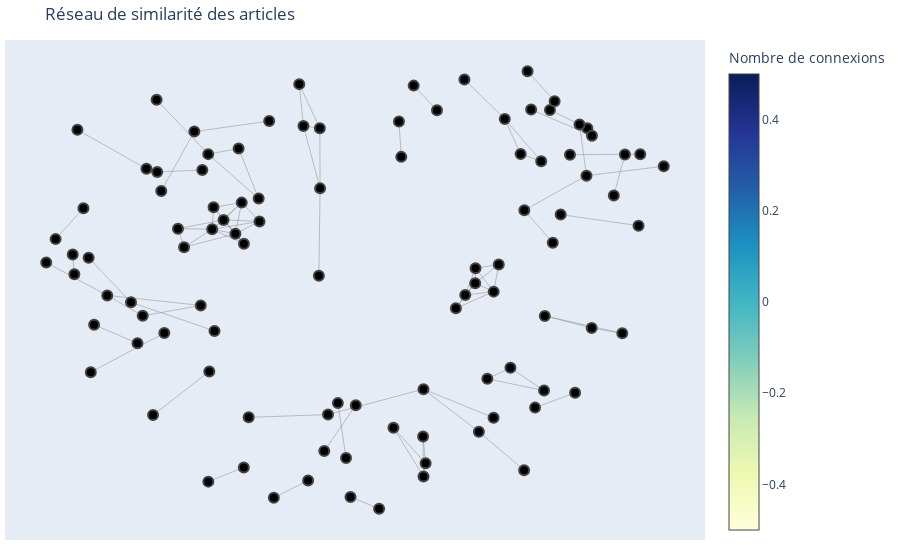

Notebook cell for this chart:
### Code cell
# Création du graphe depuis le dataframe
G = nx.from_pandas_edgelist(df_sub, 'source_url', 'target_url', ['similarity_score'])

# Position des nœuds
pos = nx.spring_layout(G, k=0.15, iterations=20)

# Arêtes
edge_x, edge_y = [], []
for edge in G.edges():
    x0, y0 = pos[edge[0]]
    x1, y1 = pos[edge[1]]
    edge_x.extend([x0, x1, None])
    edge_y.extend([y0, y1, None])

edge_trace = go.Scatter(
    x=edge_x, y=edge_y,
    line=dict(width=0.5, color='#888'),
    hoverinfo='none',
    mode='lines')

# Nœuds
node_x, node_y, node_text = [], [], []
for node in G.nodes():
    x, y = pos[node]
    node_x.append(x)
    node_y.append(y)
    node_text.append(node)  # ici tu peux personnaliser le texte affiché

node_trace = go.Scatter(
    x=node_x, y=node_y,
    mode='markers',
    hoverinfo='text',
    text=node_text,
    marker=dict(
        showscale=True,
        colorscale='YlGnBu',
        color=[],
        size=10,
        colorbar=dict(title='Nombre de connexions'),
        line_width=2))

fig = go.Figure(data=[edge_trace, node_trace],
                layout=go.Layout(
                    title='Réseau de similarité des articles',
                    showlegend=False,
                    hovermode='closest',
                    margin=dict(b=20,l=5,r=5,t=40),
                    xaxis=dict(showgrid=False, zeroline=False, showticklabels=False),
                    yaxis=dict(showgrid=False, zeroline=False, showticklabels=False))
               )

fig.show()

### Figure 1 — Plotly figure (JSON) as saved in the notebook; plotly's stock layout.template omitted (floating-point values rounded to 4 significant figures; data arrays with more than 128 entries replaced by an {"elided": "..."} marker saying what was removed)
{"data": [{"hoverinfo": "none", "line": {"color": "#888", "width": 0.5}, "mode": "lines", "type": "scatter", "x": {"elided": "288 float values"}, "y": {"elided": "288 float values"}}, {"hoverinfo": "text", "marker": {"color": [], "colorbar": {"title": {"text": "Nombre de connexions"}}, "colorscale": [[0, "rgb(255,255,217)"], [0.125, "rgb(237,248,177)"], [0.25, "rgb(199,233,180)"], [0.375, "rgb(127,205,187)"], [0.5, "rgb(65,182,196)"], [0.625, "rgb(29,145,192)"], [0.75, "rgb(34,94,168)"], [0.875, "rgb(37,52,148)"], [1, "rgb(8,29,88)"]], "line": {"width": 2}, "showscale": true, "size": 10}, "mode": "markers", "text": ["https://www.droit-compta-gestion.fr/publiredactionnel/que-faut-il-savoir-sur-la-reglementation-de-la-facturation-electronique-en-france/", "https://www.droit-compta-gestion.fr/comptabilite/documents-comptables/report-sine-die-de-la-facturation-electronique-en-france/", "https://www.droit-compta-gestion.fr/relations-professionnelles/rh-pourquoi-se-former-en-anglais-professionnel/", "https://www.droit-compta-gestion.fr/relations-professionnelles/pourquoi-et-comment-apprendre-langlais-des-affaires-pour-optimiser-sa-reconversion/", "https://www.droit-compta-gestion.fr/publiredactionnel/bts-cg-en-ligne-une-formation-adaptee-a-votre-vie/", "https://www.droit-compta-gestion.fr/droit/droit-social/formation-professionnelle/quels-sont-les-atouts-dun-bts-comptabilite-gestion-en-2024/", "https://www.droit-compta-gestion.fr/publiredactionnel/franchise-event-2024-le-rendez-vous-incontournable-des-entrepreneurs-a-rennes/", "https://www.droit-compta-gestion.fr/publiredactionnel/bfmed-2024-enseignes-et-porteurs-de-projets-reunis-a-marseille/", "https://www.droit-compta-gestion.fr/publiredactionnel/franchise-expo-paris-2023-un-evenement-cle-pour-les-entrepreneurs-en-quete-dinformations-et-dopportunites/", "https://www.droit-compta-gestion.fr/relations-professionnelles/limportance-dun-avocat-en-droit-des-affaires-a-chambery-pour-la-prosperite-de-votre-entreprise/", "https://www.droit-compta-gestion.fr/publiredactionnel/les-avantages-de-travailler-avec-un-avocat-en-droit-des-societes-a-versailles/", "https://www.droit-compta-gestion.fr/editorial/eau-potable-a-mayotte-en-attendant-les-jo/", "https://www.droit-compta-gestion.fr/economie/economie-contemporaine/cocorico-baignade-dans-la-seine-impossible-nest-pas-francais/", "https://www.droit-compta-gestion.fr/systemes-information-gestion/logiciels/crm/crm-et-rgpd-comment-etre-certain-detre-en-regle/", "https://www.droit-compta-gestion.fr/droit/droit-numerique/pourquoi-laudit-rgpd-est-il-essentiel-pour-les-entreprises/", "https://www.droit-compta-gestion.fr/publiredactionnel/comment-se-mettre-en-conformite-avec-le-rgpd/", "https://www.droit-compta-gestion.fr/droit/droit-social/la-relation-collective-de-travail/les-instances-representatives-du-personnel/defis-dun-membre-du-cse-la-double-casquette/", "https://www.droit-compta-gestion.fr/droit/droit-social/la-relation-collective-de-travail/les-instances-representatives-du-personnel/gestion-du-cse-quelles-sont-les-bonnes-pratiques-a-adopter/", "https://www.droit-compta-gestion.fr/droit/droit-social/la-relation-collective-de-travail/les-instances-representatives-du-personnel/les-missions-du-comite-social-et-economique-cse/", "https://www.droit-compta-gestion.fr/droit/droit-social/la-relation-collective-de-travail/les-instances-representatives-du-personnel/comment-moderniser-la-gestion-dun-conseil-social-et-economique/", "https://www.droit-compta-gestion.fr/relations-professionnelles/trouver-son-expert-comptable-mode-emploi/", "https://www.droit-compta-gestion.fr/comptabilite/expert-comptable-en-ligne-benefices-et-specificites-pour-les-entreprises/", "https://www.droit-compta-gestion.fr/comptabilite/comment-choisir-un-bon-expert-comptable-a-nantes/", "https://www.droit-compta-gestion.fr/economie/economie-contemporaine/lavenir-de-lentrepreneuriat-se-dessine-en-franchise/", "https://www.droit-compta-gestion.fr/management/la-theorie-des-organisations/les-theories-contractuelles/les-couts-de-transaction-selon-lanalyse-de-coase-et-williamson/", "https://www.droit-compta-gestion.fr/controle-de-gestion/la-methode-des-couts-complets/les-limites-de-la-methode-des-couts-complets/", "https://www.droit-compta-gestion.fr/comptabilite/comptabilisation-elements-actifs/inventaire-des-immobilisations-comment-eviter-les-pertes-de-temps-inutiles/", "https://www.droit-compta-gestion.fr/publiredactionnel/application-dinventaire-comment-cette-solution-reinvente-la-gestion-des-stocks/", "https://www.droit-compta-gestion.fr/droit/quel-est-linteret-de-recourir-aux-services-dun-avocat-exces-de-vitesse/", "https://www.droit-compta-gestion.fr/droit/5-excellentes-raisons-de-faire-appel-a-un-avocat-en-dommage-corporel/", "https://www.droit-compta-gestion.fr/finance/la-valeur/la-valeur-et-le-risque/evaluer-un-portefeuille-dinvestissements-avec-le-medaf/", "https://www.droit-compta-gestion.fr/finance/la-valeur/la-valeur-et-le-risque/modele-du-medaf/", "https://www.droit-compta-gestion.fr/finance/la-valeur/la-valeur-et-le-risque/mesure-du-risque-et-de-la-rentabilite-portefeuille-actifs/", "https://www.droit-compta-gestion.fr/economie/energie/limites-de-lenergie-solaire-cout-environnement-variabilite/", "https://www.droit-compta-gestion.fr/economie/energie/energie-solaire-historique-technologies-et-fonctionnement/", "https://www.droit-compta-gestion.fr/economie/energie/avantages-energie-solaire-ecologie-fiabilite-et-economie/", "https://www.droit-compta-gestion.fr/economie/energie/le-fonctionnement-des-eoliennes-et-leurs-composants/", "https://www.droit-compta-gestion.fr/economie/energie/histoire-de-energie-eolienne-du-moulin-a-vent-a-eolienne/", "https://www.droit-compta-gestion.fr/controle-de-gestion/la-methode-des-couts-complets/les-limites-de-la-methode-abc-pour-le-calcul-des-couts-complets/", "https://www.droit-compta-gestion.fr/controle-de-gestion/la-methode-des-couts-complets/la-methode-abc-ou-les-couts-complets-bases-sur-les-activites/", "https://www.droit-compta-gestion.fr/controle-de-gestion/la-methode-des-couts-complets/les-avantages-de-la-methode-abc-pour-le-calcul-des-couts/", "https://www.droit-compta-gestion.fr/economie/energie/les-avantages-de-l-hydroelectricite-une-energie-propre-et-stable/", "https://www.droit-compta-gestion.fr/economie/energie/historique-energie-musculaire-source-primitive-energie/", "https://www.droit-compta-gestion.fr/economie/energie/energie-hydraulique-une-source-denergie-renouvelable-cle/", "https://www.droit-compta-gestion.fr/economie/energie/les-limites-de-lenergie-musculaire-en-tant-que-source-denergie/", "https://www.droit-compta-gestion.fr/controle-de-gestion/mathematiques-de-gestion/statistiques/applications-de-la-methode-des-moindres-carres/", "https://www.droit-compta-gestion.fr/controle-de-gestion/mathematiques-de-gestion/statistiques/les-limites-de-la-methode-des-moindres-carres/", "https://www.droit-compta-gestion.fr/management/la-theorie-des-organisations/le-concept-dapprentissage-applique-a-lorganisation/apprentissage-organisationnel-definition-selon-argyris-schon/", "https://www.droit-compta-gestion.fr/management/la-theorie-des-organisations/le-concept-dapprentissage-applique-a-lorganisation/definition-de-lapprentissage-organisationnel-selon-gerard-koenig/", "https://www.droit-compta-gestion.fr/comptabilite/comptabilisation-elements-actifs/les-immobilisations/comptabilisation-immobilisation-produite/", "https://www.droit-compta-gestion.fr/comptabilite/comptabilisation-elements-actifs/les-immobilisations/comptabilisation-immobilisation-par-composants/", "https://www.droit-compta-gestion.fr/comptabilite/comptabilisation-des-charges-et-des-produits/comptabilisation-des-operations-achat-et-de-vente-de-services/", "https://www.droit-compta-gestion.fr/comptabilite/comptabilisation-des-charges-et-des-produits/comptabilisation-des-operations-achat-et-de-vente-de-biens/", "https://www.droit-compta-gestion.fr/systemes-information-gestion/le-systeme-dinformation/le-systeme-information-si/", "https://www.droit-compta-gestion.fr/systemes-information-gestion/le-systeme-dinformation/systeme-information-si-urbanise-urbanisation-kezaco/", "https://www.droit-compta-gestion.fr/economie/developpement-durable/macf-enfin-vers-une-taxe-carbone-europeenne/", "https://www.droit-compta-gestion.fr/economie/processus-integration-regionale/avantages-union-europeenne/", "https://www.droit-compta-gestion.fr/economie/processus-integration-regionale/integration-regionale-exemple-europeen-les-institutions-europeennes/", "https://www.droit-compta-gestion.fr/droit/droit-social/la-relation-individuelle-de-travail/regles-communes-aux-contrats-de-travail/le-cadre-juridique-des-conges-payes-duree-et-periode-de-reference/", "https://www.droit-compta-gestion.fr/droit/droit-social/la-relation-individuelle-de-travail/regles-communes-aux-contrats-de-travail/conges-dete-obligatoires-ou-non-voici-les-regles-a-respecter/", "https://www.droit-compta-gestion.fr/droit/droit-social/la-relation-individuelle-de-travail/regles-communes-aux-contrats-de-travail/la-prise-des-conges-payes/", "https://www.droit-compta-gestion.fr/droit/droit-social/la-relation-individuelle-de-travail/regles-communes-aux-contrats-de-travail/calcul-de-lindemnite-de-conges-payes-maintien-de-salaire-ou-dixieme/", "https://www.droit-compta-gestion.fr/droit/droit-des-societes/societes-mixtes/sarl-societes-mixtes/sarl-quelles-sont-ses-principales-caracteristiques/", "https://www.droit-compta-gestion.fr/droit/droit-des-societes/societes-mixtes/sarl-societes-mixtes/comment-creer-une-sarl/", "https://www.droit-compta-gestion.fr/droit/droit-social/la-relation-collective-de-travail/les-conflits-collectifs/les-consequences-de-la-greve/", "https://www.droit-compta-gestion.fr/droit/droit-social/la-relation-collective-de-travail/les-conflits-collectifs/formes-de-greve-lesquelles-sont-licites/", "https://www.droit-compta-gestion.fr/droit/droit-social/la-relation-collective-de-travail/les-instances-representatives-du-personnel/cse-le-droit-dalerte-en-cas-de-danger-grave-et-imminent/", "https://www.droit-compta-gestion.fr/droit/droit-social/la-relation-individuelle-de-travail/le-droit-de-retrait-du-salarie-face-a-un-danger-grave-et-imminent/", "https://www.droit-compta-gestion.fr/droit/droit-social/la-relation-collective-de-travail/les-conflits-collectifs/droit-de-greve-en-france-historique/", "https://www.droit-compta-gestion.fr/droit/droit-social/la-relation-individuelle-de-travail/la-rupture-du-contrat-de-travail/la-demission-procedure-et-consequences/", "https://www.droit-compta-gestion.fr/droit/droit-social/la-relation-individuelle-de-travail/la-rupture-du-contrat-de-travail/la-prise-dacte-de-la-rupture-du-contrat-de-travail-par-le-salarie/", "https://www.droit-compta-gestion.fr/droit/droit-social/la-relation-collective-de-travail/les-instances-representatives-du-personnel/formation-cse-quels-droits-pour-ses-membres/", "https://www.droit-compta-gestion.fr/droit/droit-des-societes/societes-civiles/domiciliation-sci-tout-savoir-en-moins-de-3-minutes/", "https://www.droit-compta-gestion.fr/droit/droit-des-societes/droit-commun-des-societes/la-domiciliation-entreprise-bien-plus-que-adresse/", "https://www.droit-compta-gestion.fr/droit/droit-des-societes/peut-on-domicilier-le-siege-de-son-entreprise-ou-de-son-association-chez-soi/", "https://www.droit-compta-gestion.fr/droit/droit-des-societes/societes-sans-personnalite-juridique/la-societe-en-participation-sep-une-societe-sans-personnalite-juridique/", "https://www.droit-compta-gestion.fr/droit/droit-des-societes/droit-commun-des-societes/conditions-de-validite-contrat-de-societe/", "https://www.droit-compta-gestion.fr/finance/la-valeur/la-valeur-et-le-risque/risque-de-marche-et-risque-specifique-le-coefficient-%ce%b2/", "https://www.droit-compta-gestion.fr/finance/la-valeur/la-valeur-et-le-risque/la-valeur-et-le-risque/", "https://www.droit-compta-gestion.fr/economie/la-monnaie/monnaie-qui-detient-le-pouvoir-de-la-creation-monetaire/", "https://www.droit-compta-gestion.fr/economie/la-monnaie/la-regulation-de-la-creation-monetaire-par-la-banque-centrale/", "https://www.droit-compta-gestion.fr/economie/la-monnaie/les-formes-de-la-monnaie/", "https://www.droit-compta-gestion.fr/economie/la-monnaie/les-fonctions-de-la-monnaie/", "https://www.droit-compta-gestion.fr/economie/la-micro-economie-du-consommateur/courbe-indifference-du-consommateur-utilite-substitution/", "https://www.droit-compta-gestion.fr/economie/la-micro-economie-du-consommateur/la-fonction-utilite-economique/", "https://www.droit-compta-gestion.fr/economie/inflation-et-deflation/les-politiques-de-lutte-contre-l-inflation/", "https://www.droit-compta-gestion.fr/economie/inflation-et-deflation/facteurs-de-l-inflation/", "https://www.droit-compta-gestion.fr/economie/la-micro-economie-du-consommateur/utilite-economique-selon-les-classiques-et-les-neo-classiques/", "https://www.droit-compta-gestion.fr/economie/la-micro-economie-du-consommateur/mesurer-utilite-economique-cardinale-ordinale/", "https://www.droit-compta-gestion.fr/economie/processus-integration-regionale/exemple-union-europeenne/inconvenients-union-europeenne/", "https://www.droit-compta-gestion.fr/finance/la-valeur/la-valeur-et-le-risque/mesurer-la-rentabilite-et-le-risque-dun-actif-specifique/", "https://www.droit-compta-gestion.fr/droit/droit-social/introduction-au-droit-social/le-controle-de-lapplication-du-droit-du-travail-et-le-contentieux/le-contentieux/organisation-du-conseil-de-prudhommes/", "https://www.droit-compta-gestion.fr/droit/droit-social/introduction-au-droit-social/le-controle-de-lapplication-du-droit-du-travail-et-le-contentieux/le-contentieux/competences-du-conseil-des-prudhommes/", "https://www.droit-compta-gestion.fr/droit/droit-des-societes/societes-mixtes/sarl-societes-mixtes/les-pouvoirs-du-gerant-de-sarl/", "https://www.droit-compta-gestion.fr/droit/droit-des-societes/societes-mixtes/sarl-societes-mixtes/la-cessation-des-fonctions-du-gerant-de-sarl/", "https://www.droit-compta-gestion.fr/droit/droit-des-societes/societes-mixtes/sarl-societes-mixtes/designation-du-gerant-de-sarl/", "https://www.droit-compta-gestion.fr/droit/droit-des-societes/societes-mixtes/sarl-societes-mixtes/la-responsabilite-du-gerant-de-sarl/", "https://www.droit-compta-gestion.fr/droit/droit-des-societes/societes-mixtes/sarl-societes-mixtes/transmission-et-nantissement-de-parts-sociales/", "https://www.droit-compta-gestion.fr/droit/droit-des-societes/societes-mixtes/sarl-societes-mixtes/la-cession-de-parts-sociales-par-lassocie-de-sarl/", "https://www.droit-compta-gestion.fr/droit/droit-des-societes/societes-mixtes/sarl-societes-mixtes/cumul-du-mandat-de-gerant-de-sarl-avec-contrat-de-travail/", "https://www.droit-compta-gestion.fr/droit/droit-des-societes/societes-mixtes/sarl-societes-mixtes/duree-des-fonctions-et-remuneration-du-gerant-de-sarl/"], "type": "scatter", "x": [-0.3363, -0.4437, -0.01301, 0.07363, -0.6583, -0.7898, 0.1172, 0.2082, 0.2145, 0.5913, 0.7047, -0.5771, -0.7999, -0.4861, -0.2594, -0.5863, 0.6809, 0.7019, 0.5137, 0.936, 0.4016, 0.4716, 0.5734, 0.2069, -0.1089, -0.1052, 0.1338, 0.1408, 0.8596, 0.6237, -0.08118, 0.2081, -0.3215, -0.3617, -0.3976, -0.3426, -0.2887, -0.4321, -0.1556, -0.1059, -0.1683, -0.4279, -0.5357, -0.3359, -0.5172, 0.8648, 0.6518, -0.1414, -0.2454, 0.5234, 0.6054, -0.4407, -0.6113, -0.462, -0.5986, -0.4667, -0.7499, -0.6426, 0.4543, 0.5025, 0.5647, 0.3321, 0.6675, 0.5461, -0.8064, -0.678, 0.7186, 0.5343, -0.425, -0.0513, -0.02646, 0.5997, 0.5756, 0.7177, 0.8104, -0.8496, -0.8546, 0.4204, 0.376, -0.0925, 0.002936, -0.8403, -0.6312, -0.6005, -0.444, 0.8184, 0.7847, -0.352, -0.2913, -0.9348, 0.513, 0.1784, 0.249, 0.4361, 0.4207, 0.3648, 0.3658, -0.9064, -0.8222, 0.3347, 0.3062], "y": [-0.8289, -0.8876, -0.9511, -1, -0.3138, -0.2379, -0.6648, -0.8661, -0.8115, 0.6522, 0.5768, -0.2722, -0.4339, 0.5629, 0.6065, 0.3169, 0.592, 0.3804, 0.2369, 0.4191, -0.4616, -0.4161, -0.5104, -0.701, -0.0345, 0.3276, 0.6048, 0.4582, 0.1731, 0.2189, -0.6097, -0.5044, -0.6213, 0.1394, 0.1967, 0.2686, 0.1906, 0.1583, 0.5863, 0.5772, 0.7596, 0.2491, 0.1608, 0.09822, 0.08386, 0.4693, 0.4673, -0.8825, -0.9544, 0.813, 0.6891, -0.4308, -0.6117, 0.4038, 0.3957, -0.1574, -0.1159, -0.2007, 0.6154, 0.4697, 0.4404, 0.779, -0.5197, -0.5809, 0.0405, -0.1445, 0.5456, 0.6544, -0.2631, -0.5623, -0.7898, 0.1027, -0.2009, -0.2506, -0.2732, -0.0286, 0.05365, -0.6227, -0.681, -0.7607, -0.5708, 0.5703, 0.4085, 0.6948, 0.4695, 0.4684, 0.2978, 0.4926, 0.2852, 0.02027, -0.8401, 0.7534, 0.6514, 0.01242, -0.1003, -0.06558, -0.003332, 0.1173, 0.2456, -0.1144, -0.1693]}], "layout": {"hovermode": "closest", "margin": {"b": 20, "l": 5, "r": 5, "t": 40}, "showlegend": false, "title": {"text": "Réseau de similarité des articles"}, "xaxis": {"showgrid": false, "showticklabels": false, "zeroline": false}, "yaxis": {"showgrid": false, "showticklabels": false, "zeroline": false}}}
